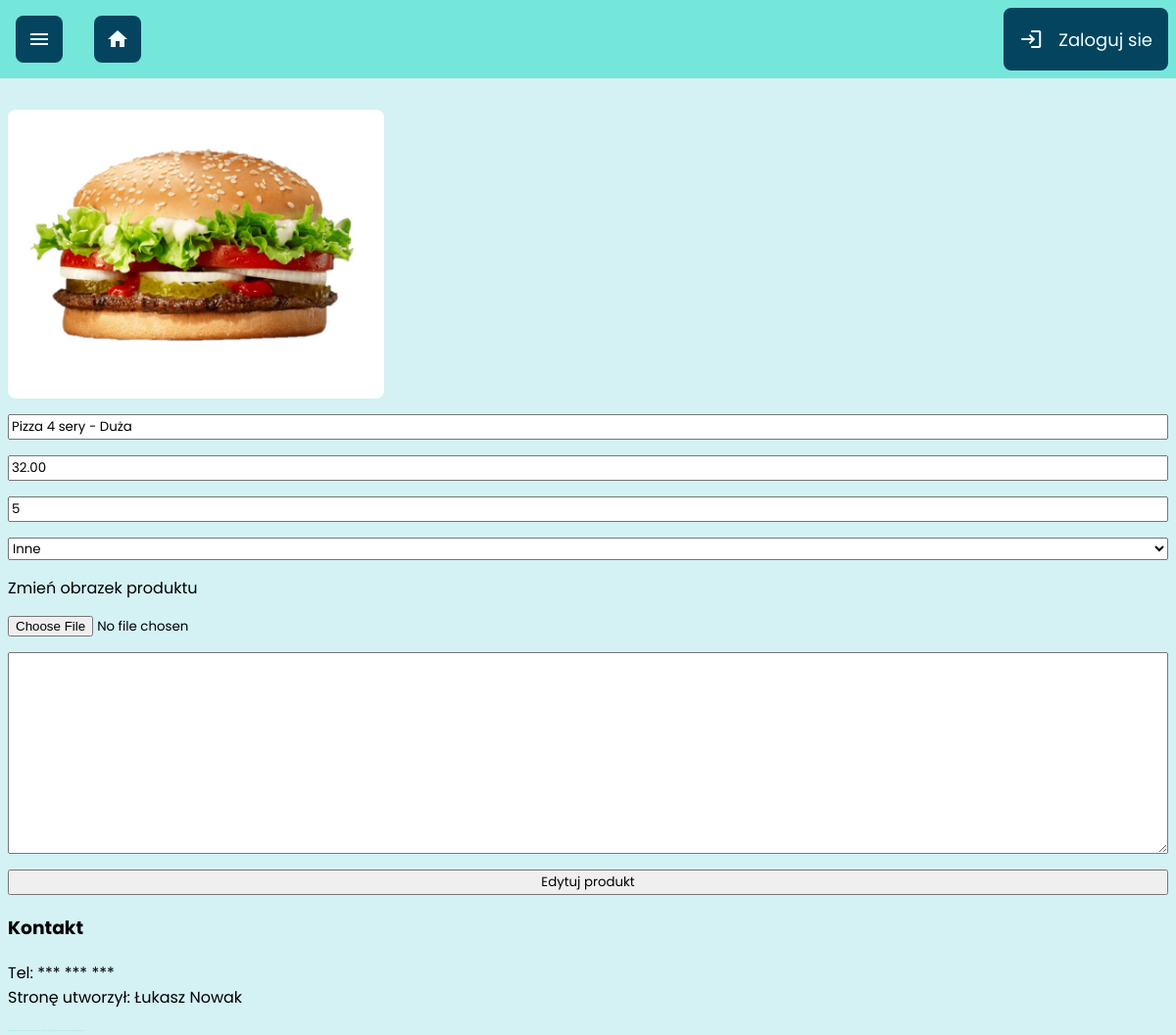
The page /edit_product.php?id=41 on the database its author committed.
### tables this page shows
CREATE TABLE `products` (
  `product_id` int(11) NOT NULL,
  `name` text NOT NULL,
  `price` decimal(10,2) NOT NULL,
  `quantity` int(11) NOT NULL,
  `category_id` int(11) NOT NULL,
  `picture_path` varchar(200) NOT NULL,
  `description` text NOT NULL
);

### edit_product.php (the view, shortened to what this page needs)
<?php
include_once "components/head.php";
include_once "components/header.php";
include_once "components/nav.php";
$id = $_GET['id'];
$q1 = "SELECT * FROM products WHERE product_id = $id";
$q2 = "SELECT * FROM categories";
$product = $conn->query($q1)->fetch_object();
$categories = $conn->query($q2);
?>
<section class="edit_product">
  <form action="edit_product.php?id=<?= $id ?>" method="POST" enctype="multipart/form-data">
    <img src="<?= $product->picture_path ?>">
    <input type="text" name="name" value="<?= $product->name ?>">
    <input type="number" name="price" value="<?= $product->price ?>">
    <input type="number" name="quantity" value="<?= $product->quantity ?>">
    <select name="category_id">
      <?php
      while ($cat = $categories->fetch_object()) {
        if ($cat->category_id == $product->category_id) {
          echo "<option value='$cat->category_id' selected>$cat->category_name</option>";
        } else {
          echo "<option value='$cat->category_id'>$cat->category_name</option>";
        }
      }
      ?>
    </select>
    <label for="image">Zmień obrazek produktu</label>
    <input type="file" name="image" id="image">
    <textarea name="descr" id="" cols="30" rows="10"></textarea>
    <input type="submit" name="edit" value="Edytuj produkt">
  </form>
</section>
<?php
include_once "components/footer.php";
include_once "components/foot.php";
?>

### styles/style.css (style rules this page uses)
* { box-sizing: border-box; font-family: 'Poppins', sans-serif; text-decoration: none; }
body { background-color: #D4F1F4; margin-top: 7rem; }
img { width: 24rem; background-color: white; border-radius: 0.5rem; }
.edit_product form { display: flex; flex-direction: column; gap: 1rem; }

### rows shown on the page
products: picture_path (picture), name "Pizza 4 sery - Duża", price "32.00", quantity "5"

### other values the page prints
form field category_id "Inne"
